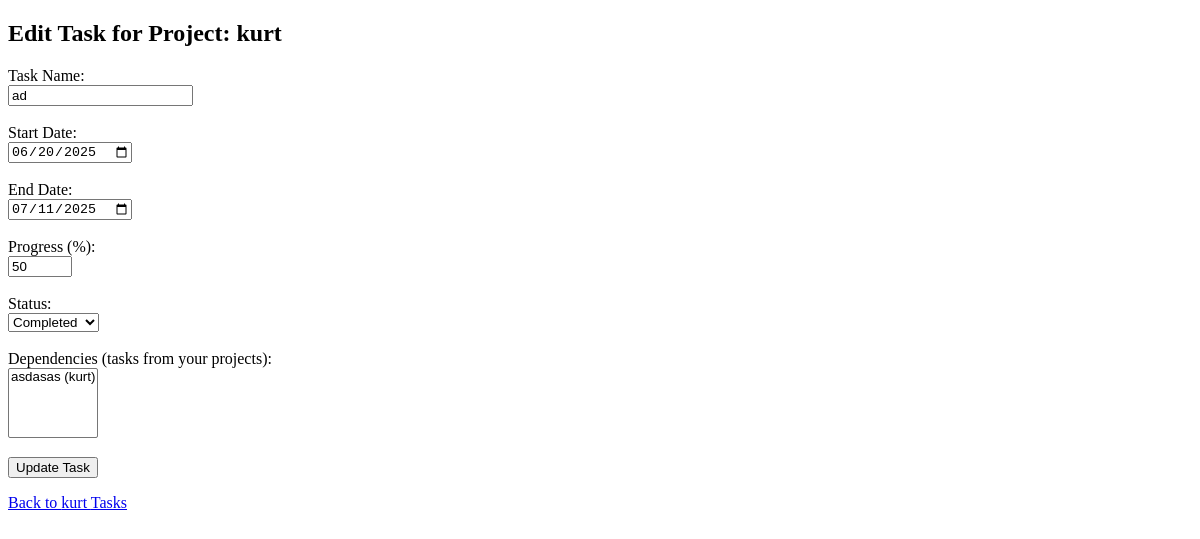
Page /tasks/edit/1 (signed in) on the earlier database version.
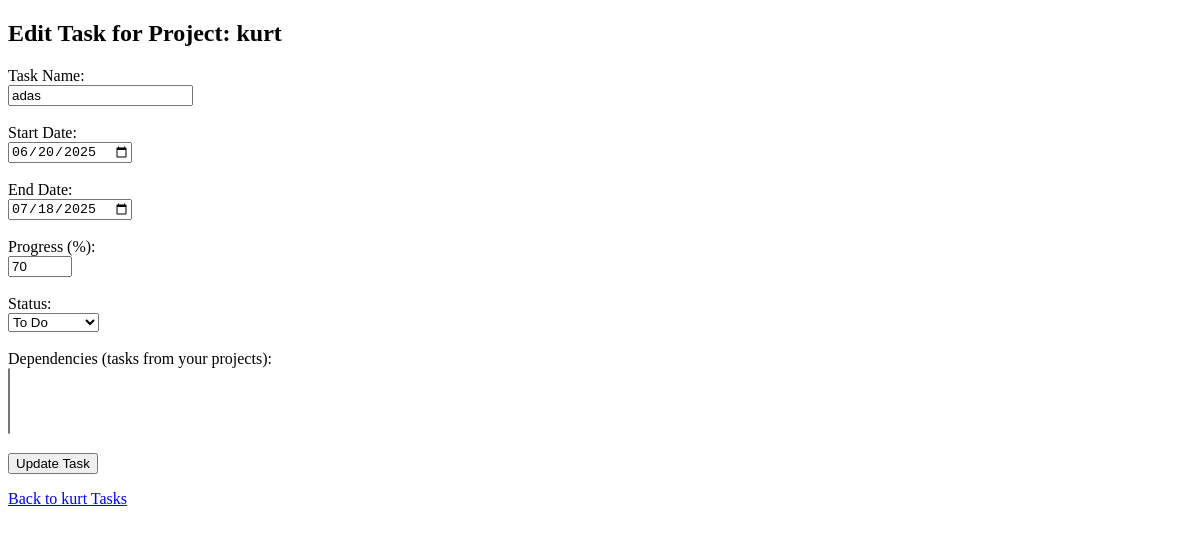
Same page on the later database version.
### app/models.py (models this page shows, shortened)
class Project(db.Model):
    id = db.Column(db.Integer, primary_key=True)
    name = db.Column(db.String(120), nullable=False)
    description = db.Column(db.Text, nullable=True) # Optional: for project details
    user_id = db.Column(db.Integer, db.ForeignKey('user.id'), nullable=False) # <--- Project belongs to a User
    tasks = db.relationship('Task', backref='project', lazy=True, cascade="all, delete-orphan") # <--- NEW

class Task(db.Model):
    id = db.Column(db.Integer, primary_key=True)
    name = db.Column(db.String(120), nullable=False)
    start_date = db.Column(db.Date, nullable=True)
    end_date = db.Column(db.Date, nullable=True)
    progress = db.Column(db.Integer, default=0, nullable=False)
    dependencies = db.Column(db.String(255), nullable=True)
    project_id = db.Column(db.Integer, db.ForeignKey('project.id'), nullable=False)
    status = db.Column(db.String(50), default='To Do', nullable=False) # <--- NEW: Status field

### app/routes.py (the view, shortened to what this page needs)
@bp.route('/tasks/edit/<int:task_id>', methods=['GET', 'POST'])
@login_required
def edit_task(task_id):
    task = Task.query.get_or_404(task_id)
    if task.project.user != current_user:
        flash("You are not authorized to edit this task.", "error")
        return redirect(url_for('main.projects'))
    all_tasks_in_current_project = Task.query.filter_by(project=task.project).all()
    return render_template('edit_task.html', task=task, all_tasks=all_tasks_in_current_project, current_project=task.project)

### app/templates/edit_task.html (shortened to what this page needs)
<!DOCTYPE html>
<html lang="en">
<head>
    </head>
<body>
    <main>
        <h2>Edit Task for Project: {{ current_project.name }}</h2>
        <form method="POST" action="{{ url_for('main.edit_task', task_id=task.id) }}">
            <label for="task_name">Task Name:</label><br>
            <input type="text" id="task_name" name="task_name" value="{{ task.name }}" required><br><br>
            <label for="start_date">Start Date:</label><br>
            <input type="date" id="start_date" name="start_date" value="{{ task.start_date.strftime('%Y-%m-%d') if task.start_date else '' }}"><br><br>
            <label for="end_date">End Date:</label><br>
            <input type="date" id="end_date" name="end_date" value="{{ task.end_date.strftime('%Y-%m-%d') if task.end_date else '' }}"><br><br>
            <label for="progress">Progress (%):</label><br>
            <input type="number" id="progress" name="progress" min="0" max="100" value="{{ task.progress }}" required><br><br>
            <label for="status">Status:</label><br>
            <select id="status" name="status" required>
                <option value="To Do" {% if task.status == 'To Do' %}selected{% endif %}>To Do</option>
                <option value="Completed" {% if task.status == 'Completed' %}selected{% endif %}>Completed</option>
            </select><br><br>
            <label for="dependencies">Dependencies (tasks from your projects):</label><br>
            <select id="dependencies" name="dependencies" multiple>
                {% set current_dependencies = task.dependencies.split(',') if task.dependencies else [] %}
                {% for task_option in all_tasks %}
                    {% if task_option.id != task.id %}
                        <option value="{{ task_option.id }}" {% if task_option.id|string in current_dependencies %}selected{% endif %}>
                        </option>
                    {% endif %}
                {% endfor %}
            </select><br><br>
            <button type="submit">Update Task</button>
        </form>
        <p><a href="{{ url_for('main.view_project', project_id=current_project.id) }}">Back to {{ current_project.name }} Tasks</a></p>
    </main>
</body>
</html>

Differences in the rows shown:
changed Task: task_name "ad" → "adas"; end_date "07/11/2025" → "07/18/2025"; progress "50" → "70"; status "Completed" → "To Do"
Other differences:
form field dependencies: "asdasas (kurt)" → (not shown)
